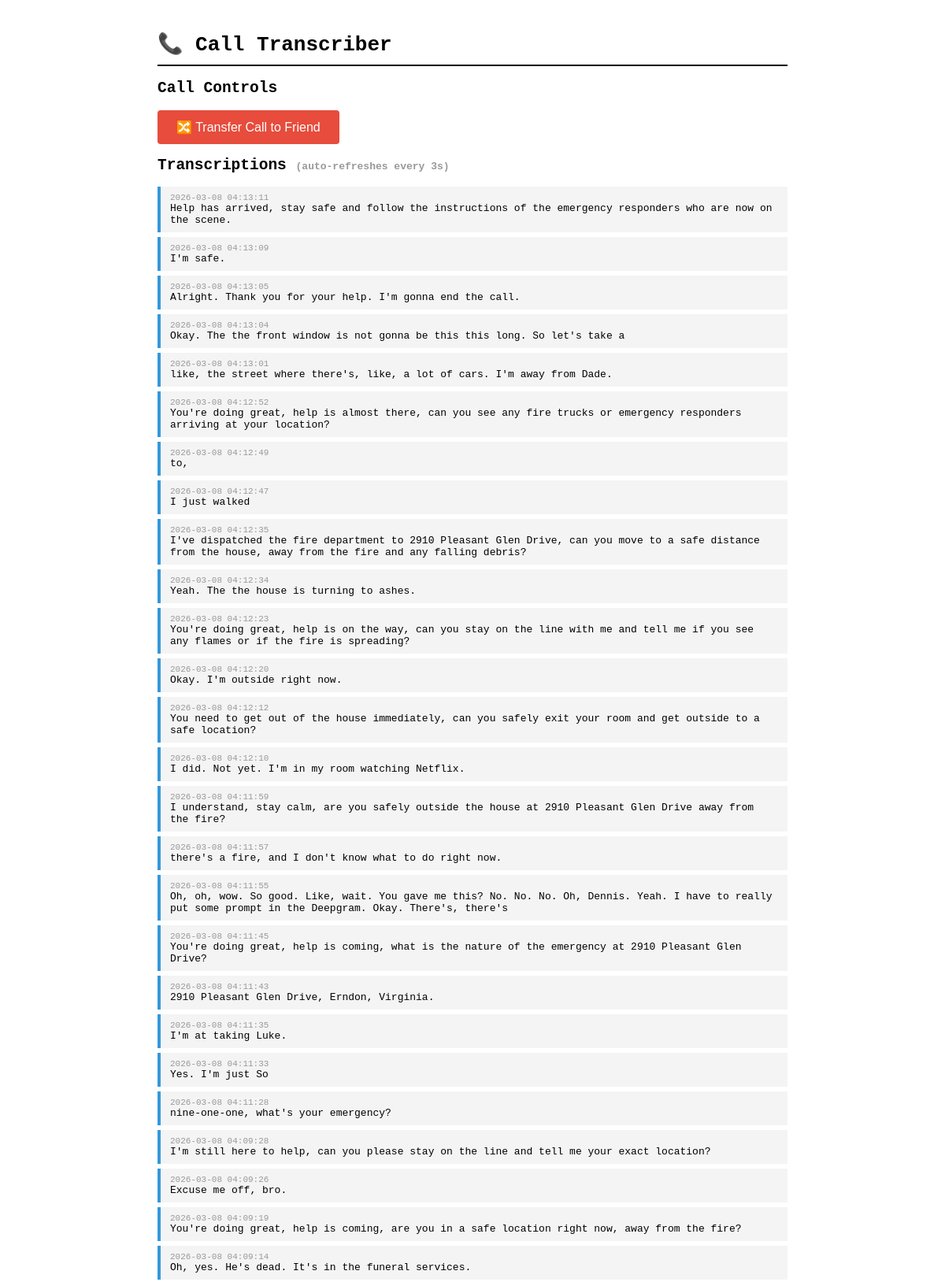
The page / (upper part) on the database its author committed.
### tables this page shows
CREATE TABLE transcriptions (
            id          INTEGER PRIMARY KEY AUTOINCREMENT,
            text        TEXT NOT NULL,
            call_sid    TEXT,
            created_at  TIMESTAMP DEFAULT CURRENT_TIMESTAMP
        , role TEXT DEFAULT 'caller');

### main.py (the view)
@app.get("/", response_class=HTMLResponse)
async def index(request: Request):
    transcriptions = get_transcriptions()
    return templates.TemplateResponse(
        "index.html",
        {"request": request, "transcriptions": transcriptions},
    )

### templates/index.html (shortened to what this page needs)
<!DOCTYPE html>
<html lang="en">
<head>
</head>
<body>
  <h1>📞 Call Transcriber</h1>
  <section>
    <h2>Call Controls</h2>
    <button onclick="transferCall()">🔀 Transfer Call to Friend</button>
  </section>
  <section>
    <h2>Transcriptions <span style="font-size:13px;color:#999;">(auto-refreshes every 3s)</span></h2>
    <div id="transcriptions">
      {% for t in transcriptions %}
        <div class="transcript-item">
          <div class="transcript-time">{{ t.created_at }}</div>
          <div>{{ t.text }}</div>
        </div>
      {% else %}
        <p style="color:#999;">No transcriptions yet. Make a call!</p>
      {% endfor %}
    </div>
  </section>
</body>
</html>

### templates/index.html (style rules this page uses)
body { font-family: monospace; max-width: 800px; margin: 40px auto; padding: 0 20px; }
h1 { border-bottom: 2px solid black; padding-bottom: 10px; }
button { padding: 12px 24px; font-size: 16px; cursor: pointer; background: #e74c3c; color: white; border: none; border-radius: 4px; }
.transcript-item { padding: 8px 12px; margin: 6px 0; background: #f4f4f4; border-left: 4px solid #3498db; }
.transcript-time { font-size: 11px; color: #999; }

### rows shown on the page
transcriptions: created_at "2026-03-08 04:13:11", text "Help has arrived, stay safe and follow the instructions of the emergency responders who are now on the scene."
transcriptions: created_at "2026-03-08 04:13:09", text "I'm safe."
transcriptions: created_at "2026-03-08 04:13:05", text "Alright. Thank you for your help. I'm gonna end the call."
transcriptions: created_at "2026-03-08 04:13:04", text "Okay. The the front window is not gonna be this this long. So let's take a"
transcriptions: created_at "2026-03-08 04:13:01", text "like, the street where there's, like, a lot of cars. I'm away from Dade."
transcriptions: created_at "2026-03-08 04:12:52", text "You're doing great, help is almost there, can you see any fire trucks or emergency responders arriving at your location?"
transcriptions: created_at "2026-03-08 04:12:49", text "to,"
transcriptions: created_at "2026-03-08 04:12:47", text "I just walked"
transcriptions: created_at "2026-03-08 04:12:35", text "I've dispatched the fire department to 2910 Pleasant Glen Drive, can you move to a safe distance from the house, away from the fire and any falling debris?"
transcriptions: created_at "2026-03-08 04:12:34", text "Yeah. The the house is turning to ashes."
transcriptions: created_at "2026-03-08 04:12:23", text "You're doing great, help is on the way, can you stay on the line with me and tell me if you see any flames or if the fire is spreading?"
transcriptions: created_at "2026-03-08 04:12:20", text "Okay. I'm outside right now."
transcriptions: created_at "2026-03-08 04:12:12", text "You need to get out of the house immediately, can you safely exit your room and get outside to a safe location?"
transcriptions: created_at "2026-03-08 04:12:10", text "I did. Not yet. I'm in my room watching Netflix."
transcriptions: created_at "2026-03-08 04:11:59", text "I understand, stay calm, are you safely outside the house at 2910 Pleasant Glen Drive away from the fire?"
transcriptions: created_at "2026-03-08 04:11:57", text "there's a fire, and I don't know what to do right now."
transcriptions: created_at "2026-03-08 04:11:55", text "Oh, oh, wow. So good. Like, wait. You gave me this? No. No. No. Oh, Dennis. Yeah. I have to really put some prompt in the Deepgram. Okay. There's, there's"
transcriptions: created_at "2026-03-08 04:11:45", text "You're doing great, help is coming, what is the nature of the emergency at 2910 Pleasant Glen Drive?"
transcriptions: created_at "2026-03-08 04:11:43", text "2910 Pleasant Glen Drive, Erndon, Virginia."
transcriptions: created_at "2026-03-08 04:11:35", text "I'm at taking Luke."
transcriptions: created_at "2026-03-08 04:11:33", text "Yes. I'm just So"
transcriptions: created_at "2026-03-08 04:11:28", text "nine-one-one, what's your emergency?"
transcriptions: created_at "2026-03-08 04:09:28", text "I'm still here to help, can you please stay on the line and tell me your exact location?"
transcriptions: created_at "2026-03-08 04:09:26", text "Excuse me off, bro."
transcriptions: created_at "2026-03-08 04:09:19", text "You're doing great, help is coming, are you in a safe location right now, away from the fire?"
transcriptions: created_at "2026-03-08 04:09:14", text "Oh, yes. He's dead. It's in the funeral services."
